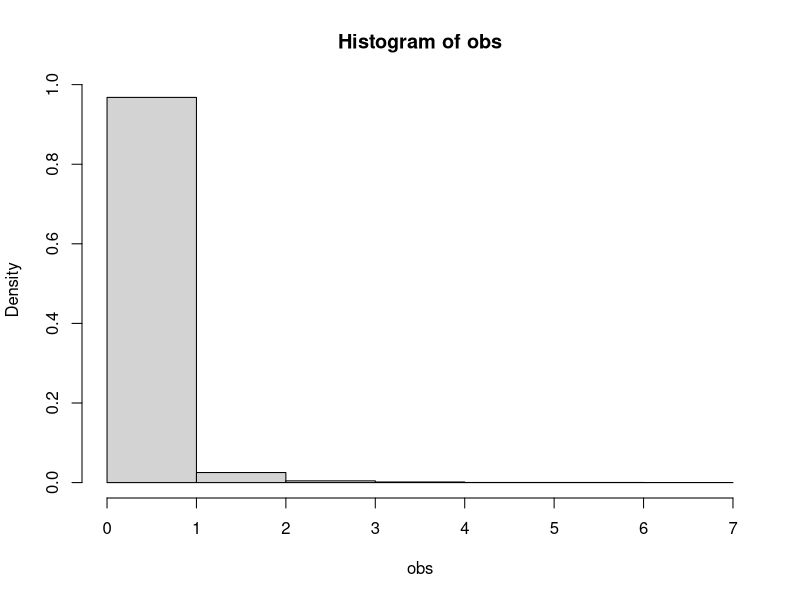
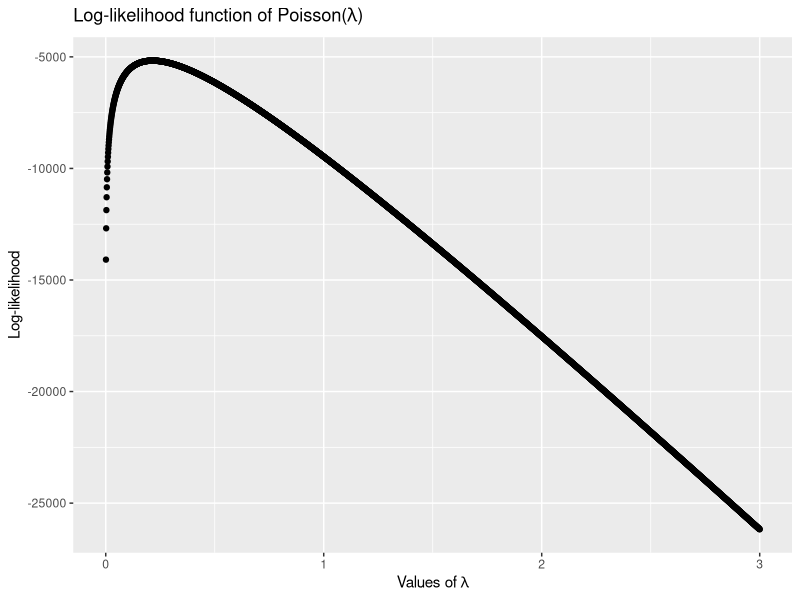
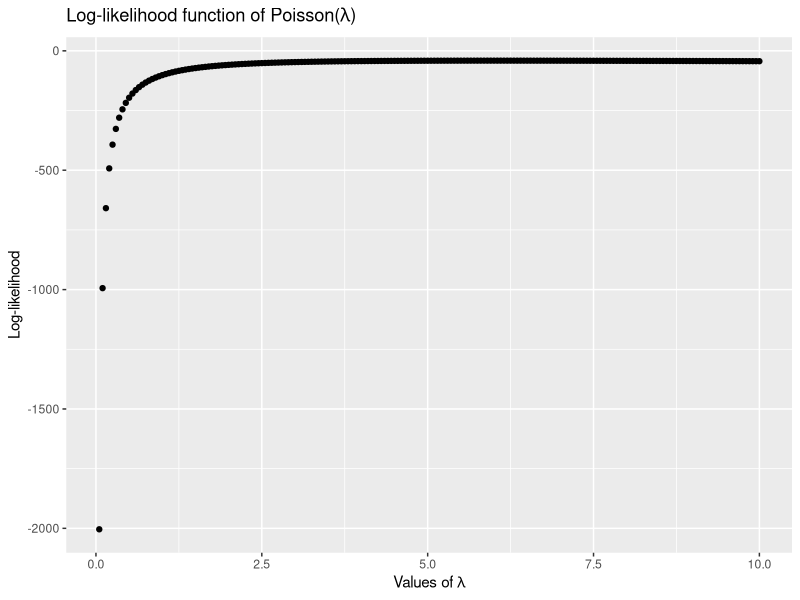

Here is the R script that generated these plots, in order:
##### HW4 ############

setwd("./Google Drive/Statistical Computing/HW4")


#### HW4_1 ####

obs <- c(rep.int(0, 7840), rep.int(1, 1327), rep.int(2, 239), rep.int(3, 42), 
         rep.int(4, 14), rep.int(5,4), rep.int(6,4), rep.int(7,1))
hist(obs, probability = T, breaks=seq.int(0, 7, by=1))

poisson.lik<-function(lambda){
  n<-length(obs)
  logl<-sum(obs)*log(lambda)-n*lambda
  return(logl)
}

pos.lam <- seq(0, 3, by=0.001)[-1]
poisson.lik2 <- function(lambda){-1*sapply(lambda, poisson.lik)}
l.pois <- poisson.lik2(lambda = pos.lam)
library(ggplot2)
qplot(pos.lam, -l.pois, xlab = expression(paste("Values of ", lambda)), ylab = "Log-likelihood", 
     type="l", main=expression(paste("Log-likelihood function of Poisson(", lambda, ")")))

mle_lamb <- nlminb(3, poisson.lik2)$par # 3 is the start value for optimization
min(l.pois)

ppois(2, lambda=mle_lamb)
g_lamb <- function(x, lambda){lambda^x*exp(-lambda)/factorial(x)}
g_lamb(2, mle_lamb)

#### HW4_3 #####


Xs <- c(2.8,5.6,24.7,6.5,1.6,10.6,1.0,7.8,7.2,13.9)
Ys <- c(0,0,0,1,1,1,0,0,1,0,0,0,0,0,0)
  
joint.lik<-function(theta){
  n<-length(Xs)
  m <- length(Ys)
  
  logl <- -n*log(theta, base = exp(1)) - sum(Xs)/theta - 5*sum(Ys)/theta + (m - sum(Ys))*log((1-exp(-5/theta)), base = exp(1))
  
  return(logl)
}

optimize(joint.lik, c(10,0), maximum=TRUE)

pos.t <- seq(0, 10, by=0.05)[-1]
library(ggplot2)
qplot(pos.t, joint.lik(pos.t), xlab = expression(paste("Values of ", lambda)), ylab = "Log-likelihood", 
      type="l", main=expression(paste("Log-likelihood function of Poisson(", lambda, ")")))
